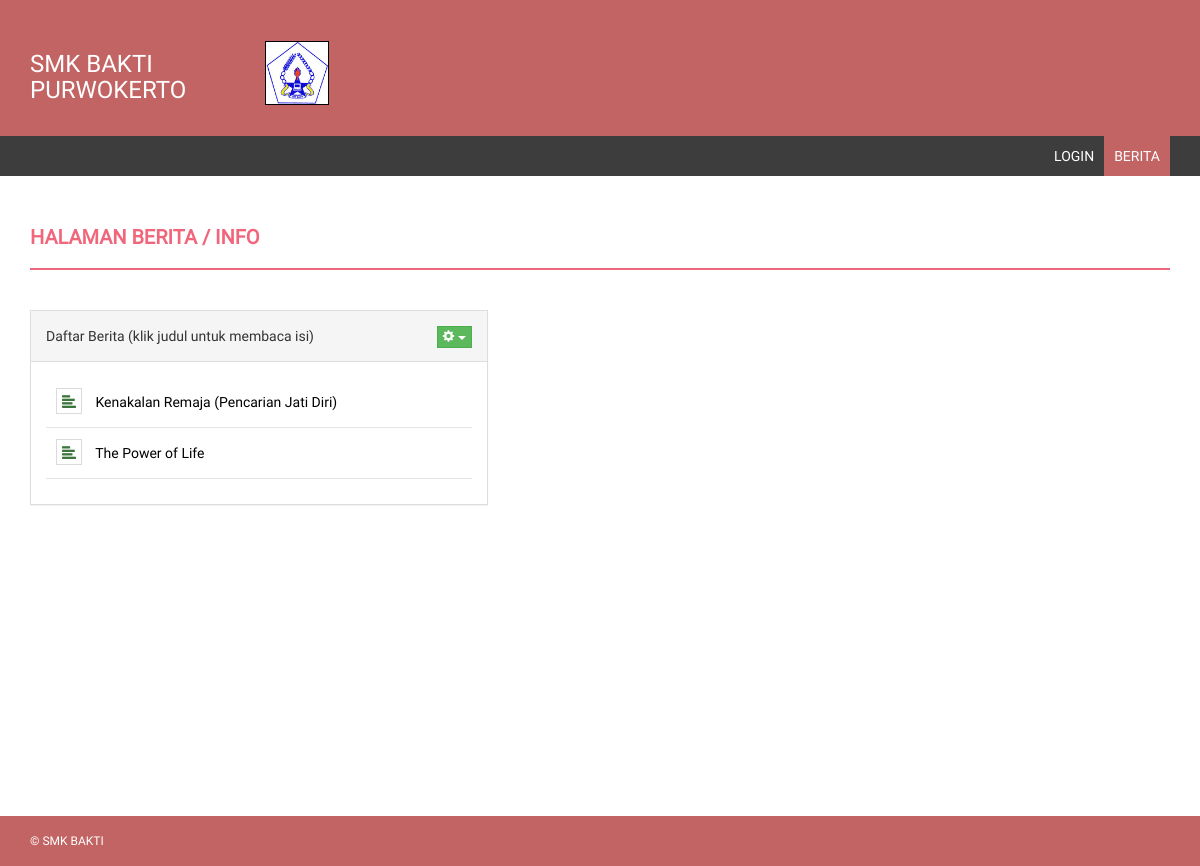
Page /?page=berita on the committed database.
### tables this page shows
CREATE TABLE `tb_berita` (
  `id_berita` int(11) NOT NULL,
  `judul` text NOT NULL,
  `isi` longtext NOT NULL,
  `tgl_posting` date NOT NULL,
  `penerbit` varchar(10) NOT NULL,
  `status` enum('aktif','tidak aktif') NOT NULL
);

### inc/berita.php (the view, shortened to what this page needs)
<div class="row">
    <div class="col-md-12">
        <h4 class="page-head-line">Halaman Berita / Info</h4>
    </div>
</div>
<div class="row">
    <div class="col-md-5">
        <div class="notice-board">
            <div class="panel panel-default">
                <div class="panel-heading">
                    Daftar Berita (klik judul untuk membaca isi)
                    <div class="pull-right" >
                        <div class="dropdown">
                          <button class="btn btn-success dropdown-toggle btn-xs" type="button" id="dropdownMenu1" data-toggle="dropdown" aria-expanded="true">
                            <span class="glyphicon glyphicon-cog"></span>
                            <span class="caret"></span>
                          </button>
                        </div>
                    </div>
                </div>
                <div class="panel-body">
                    <ul>
                        <?php
                        $sql_berita = mysqli_query($db, "SELECT * FROM tb_berita WHERE status = 'aktif' ORDER BY tgl_posting DESC LIMIT 0, 4") or die($db->error);
                        while($data_berita = mysqli_fetch_array($sql_berita)) { ?>
                          <li>
                              <?php
                              if(@$_GET['hal'] == 'daftar') { ?>
                                <a href="?hal=daftar&page=berita&action=detail&id_berita=<?php echo $data_berita['id_berita']; ?>">
                                <?php
                              } else { ?>
                                <a href="?page=berita&action=detail&id_berita=<?php echo $data_berita['id_berita']; ?>">
                                <?php
                              } ?>
                               <span class="glyphicon glyphicon-align-left text-success" ></span>
                                <?php echo $data_berita['judul']; ?> &nbsp;
                              </a>
                          </li>
                        <?php
                        } ?>
                    </ul>
                </div>
            </div>
        </div>
    </div>
</div>

### style/assets/css/style.css (style rules this page uses)
body { font-family: 'Roboto', sans-serif; line-height: 30px; }
.page-head-line { font-weight: 900; padding-bottom: 20px; border-bottom: 2px solid #F0677C; text-transform: uppercase; color: #F0677C; font-size: 20px; margin-bottom: 40px; }
.btn { border-radius: 0px; -webkit-border-radius: 0px; -moz-border-radius: 0px; }
.notice-board .panel { border-radius: 0px; -webkit-border-radius: 0px; -moz-border-radius: 0px; }
.notice-board ul { padding-left: 0px; list-style: none; }
.notice-board li { padding: 10px; border-bottom: 1px solid #E5E5E5; }
.notice-board li span { margin-right: 10px; border: 1px solid #DBDBDB; padding: 5px; }
.notice-board li a, li a:hover { text-decoration: none; color: #000; }

### rows in the picture
tb_berita: judul "Kenakalan Remaja (Pencarian Jati Diri)"
tb_berita: judul "The Power of Life"
